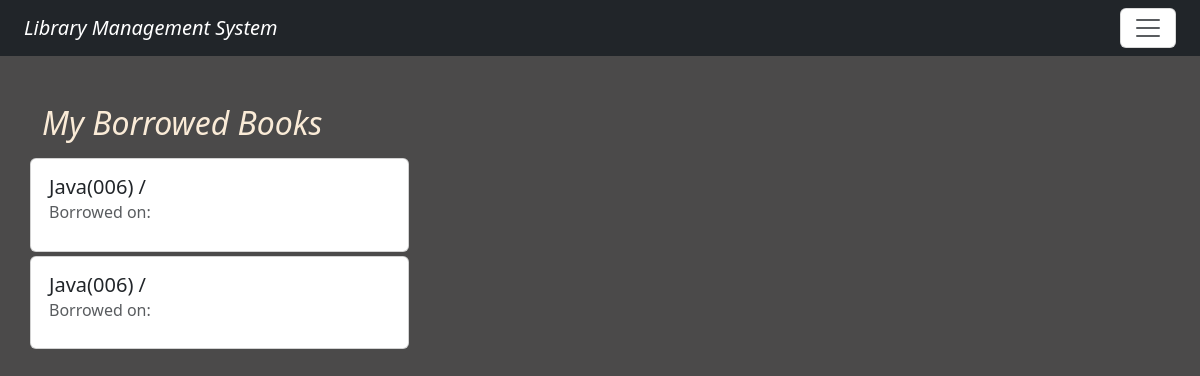
Page /my-borrowed-books/ (signed in) on the committed database.
### library/models.py (models this page shows, shortened)
class BorrowRecord(models.Model):
    user = models.ForeignKey(User, on_delete=models.CASCADE)
    book = models.ForeignKey(Book, on_delete=models.CASCADE)
    borrow_date = models.DateField(auto_now_add=True)
    return_date = models.DateField(null=True, blank=True)
    due_date = models.DateField(default=date.today() + timedelta(days=14))
    is_returned = models.BooleanField(default=False)

class Book(models.Model):
    book_name = models.CharField(max_length=100)
    authors = models.ManyToManyField(Author)
    publish_date = models.DateField(null=True, blank=True)
    book_rating = models.FloatField(validators=[MinValueValidator(0), MaxValueValidator(5)], default=0.0)
    available_copies = models.IntegerField(default=1)
    book_sr_no = models.CharField(max_length=10, unique=True)
    total_copies = models.PositiveBigIntegerField(default=1)
    status = models.CharField(max_length=10, default='available')

### library/views.py (the view)
# urls.py: path('my-borrowed-books/', views.my_borrowed_books, name='my_borrowed_books'),
def my_borrowed_books(request):
    borrowed_books = BorrowRecord.objects.filter(user=request.user)
    returned_books = borrowed_books.filter(is_returned=True)
    not_returned_books = borrowed_books.filter(is_returned=False)
    return render(request, 'borrowed.html', {
        'borrowed_books':borrowed_books,
        'not_returned_books': not_returned_books,
        'returned_books': returned_books
    })

### library/templates/borrowed.html (shortened to what this page needs)
{% extends "base.html" %}
{% load static %}
{% block content %}
<h2><i>My Borrowed Books</i></h2>
{% if borrowed_books %}
{% for book in borrowed_books %}
    {% if not book.is_returned %}
    <div class="row row-cols-1 row-cols-md-3 g-1">
        <div class="card h-100">
            <div class="card-body">
                <h5 class="card-title">{{ book.book.book_name }}({{book.book.book_sr_no}}) / {{ book.book.book_cate }}</h5>
                <h6 class="card-subtitle mb-2 text-muted">Borrowed on: {{ book.issue_date }}</h6>
            </div>
        </div>
    </div>
    {% endif %}
{% endfor %}
{% else %}
<div class="col-12">
    <p>No books found.</p>
</div>
{% endif %}
{% endblock content %}

### library/static/css/style.css (style rules this page uses)
body { background-color: rgb(75,74,74); color : antiquewhite; }

### rows in the picture
BorrowRecord: book.book_name "Java", book.book_sr_no "006"
BorrowRecord: book.book_name "Java", book.book_sr_no "006"
